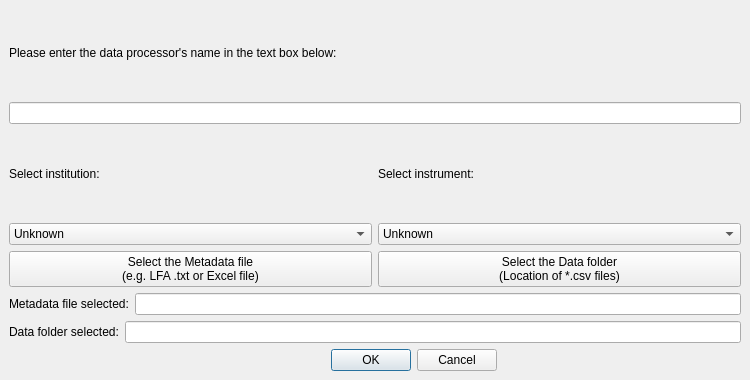
<?xml version="1.0" encoding="UTF-8"?>
<ui version="4.0">
 <class>thermograph_main_window</class>
 <widget class="QMainWindow" name="thermograph_main_window">
  <property name="geometry">
   <rect>
    <x>0</x>
    <y>0</y>
    <width>750</width>
    <height>380</height>
   </rect>
  </property>
  <property name="windowTitle">
   <string>Choose Moored Thermograph Files to Process</string>
  </property>
  <widget class="QWidget" name="centralwidget">
   <layout class="QVBoxLayout" name="verticalLayout_main">
    <item>
     <layout class="QVBoxLayout" name="name_vertical_layout">
      <item>
       <widget class="QLabel" name="name_label">
        <property name="text">
         <string>Please enter the data processor's name in the text box below:</string>
        </property>
       </widget>
      </item>
      <item>
       <widget class="QLineEdit" name="name_line_edit"/>
      </item>
     </layout>
    </item>
    <item>
     <layout class="QHBoxLayout" name="combos_horizontal_layout">
      <item>
       <layout class="QVBoxLayout" name="institution_vertical_layout">
        <item>
         <widget class="QLabel" name="institution_label">
          <property name="text">
           <string>Select institution:</string>
          </property>
         </widget>
        </item>
        <item>
         <widget class="QComboBox" name="institution_combo_box">
          <item>
           <property name="text">
            <string>Unknown</string>
           </property>
          </item>
          <item>
           <property name="text">
            <string>BIO</string>
           </property>
          </item>
          <item>
           <property name="text">
            <string>FSRS</string>
           </property>
          </item>
         </widget>
        </item>
       </layout>
      </item>
      <item>
       <layout class="QVBoxLayout" name="instrument_vertical_layout">
        <item>
         <widget class="QLabel" name="instrument_label">
          <property name="text">
           <string>Select instrument:</string>
          </property>
         </widget>
        </item>
        <item>
         <widget class="QComboBox" name="instrument_combo_box">
          <item>
           <property name="text">
            <string>Unknown</string>
           </property>
          </item>
          <item>
           <property name="text">
            <string>Minilog</string>
           </property>
          </item>
          <item>
           <property name="text">
            <string>Hobo</string>
           </property>
          </item>
         </widget>
        </item>
       </layout>
      </item>
     </layout>
    </item>
    <item>
     <layout class="QHBoxLayout" name="buttons_horizontal_layout">
      <item>
       <widget class="QPushButton" name="metadata_push_button">
        <property name="text">
         <string>Select the Metadata file
(e.g. LFA .txt or Excel file)</string>
        </property>
       </widget>
      </item>
      <item>
       <widget class="QPushButton" name="data_folder_push_button">
        <property name="text">
         <string>Select the Data folder
(Location of *.csv files)</string>
        </property>
       </widget>
      </item>
     </layout>
    </item>
    <item>
     <layout class="QHBoxLayout" name="metadata_horizontal_layout">
      <item>
       <widget class="QLabel" name="metadata_label">
        <property name="text">
         <string>Metadata file selected:</string>
        </property>
       </widget>
      </item>
      <item>
       <widget class="QLineEdit" name="metadata_line_edit"/>
      </item>
     </layout>
    </item>
    <item>
     <layout class="QHBoxLayout" name="data_folder_horizontal_layout">
      <item>
       <widget class="QLabel" name="data_folder_label">
        <property name="text">
         <string>Data folder selected:</string>
        </property>
       </widget>
      </item>
      <item>
       <widget class="QLineEdit" name="data_folder_line_edit"/>
      </item>
     </layout>
    </item>
    <item>
     <layout class="QHBoxLayout" name="ok_cancel_horizontal_layout">
      <item>
       <spacer name="lef_horizontal_spacer">
        <property name="orientation">
         <enum>Qt::Orientation::Horizontal</enum>
        </property>
        <property name="sizeHint" stdset="0">
         <size>
          <width>0</width>
          <height>0</height>
         </size>
        </property>
       </spacer>
      </item>
      <item>
       <widget class="QDialogButtonBox" name="dialog_button_box">
        <property name="standardButtons">
         <set>QDialogButtonBox::StandardButton::Cancel|QDialogButtonBox::StandardButton::Ok</set>
        </property>
       </widget>
      </item>
      <item>
       <spacer name="right_horizontal_spacer">
        <property name="orientation">
         <enum>Qt::Orientation::Horizontal</enum>
        </property>
        <property name="sizeHint" stdset="0">
         <size>
          <width>0</width>
          <height>0</height>
         </size>
        </property>
       </spacer>
      </item>
     </layout>
    </item>
   </layout>
  </widget>
 </widget>
 <resources/>
 <connections/>
</ui>
